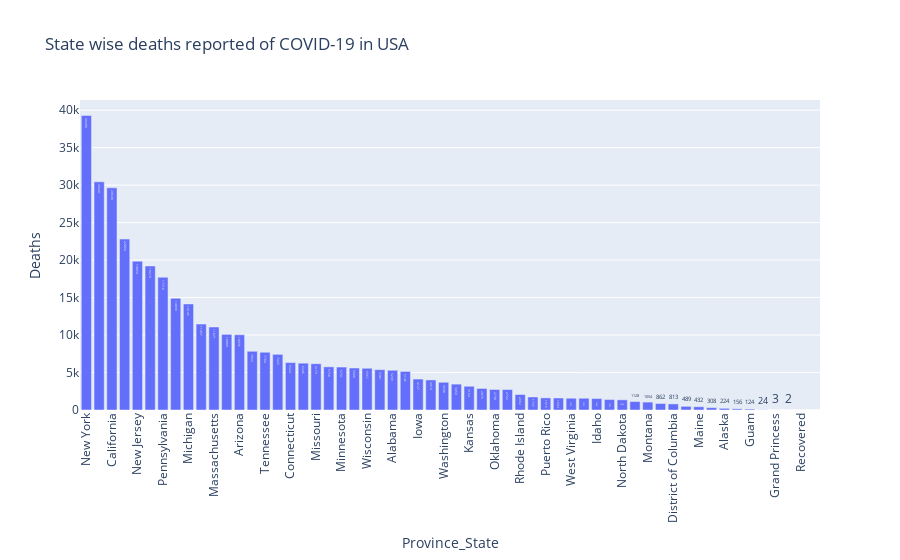

The code cell stored with this chart in its notebook:
### Code cell
usa = covid_data[covid_data["Country_Region"] == "US"]
usa_state_deaths = (
    usa.groupby("Province_State", as_index=False)["Deaths"]
       .sum()
       .sort_values("Deaths", ascending=False)
)
fig = px.bar(
    usa_state_deaths,
    x="Province_State",
    y="Deaths",
    title="State wise deaths reported of COVID-19 in USA",
    text="Deaths"
)

fig.update_layout(xaxis_tickangle=-90)
fig.show()

### Figure 1 — Plotly figure (JSON) as saved in the notebook; plotly's stock layout.template omitted (floating-point values rounded to 4 significant figures)
{"data": [{"hovertemplate": "Province_State=%{x}<br>Deaths=%{text}<extra></extra>", "legendgroup": "", "marker": {"color": "#636efa", "pattern": {"shape": ""}}, "name": "", "orientation": "v", "showlegend": false, "text": [39290.0, 30440.0, 29640.0, 22800.0, 19850.0, 19210.0, 17710.0, 14900.0, 14140.0, 11460.0, 11070.0, 10090.0, 10040.0, 7833.0, 7704.0, 7425.0, 6324.0, 6246.0, 6173.0, 5758.0, 5731.0, 5600.0, 5567.0, 5381.0, 5299.0, 5146.0, 4127.0, 4010.0, 3698.0, 3450.0, 3164.0, 2876.0, 2738.0, 2732.0, 2062.0, 1737.0, 1616.0, 1603.0, 1570.0, 1570.0, 1528.0, 1390.0, 1360.0, 1128.0, 1054.0, 862.0, 813.0, 489.0, 432.0, 308.0, 224.0, 156.0, 124.0, 24.0, 3.0, 2.0, 0.0, 0.0], "textposition": "auto", "type": "bar", "x": ["New York", "Texas", "California", "Florida", "New Jersey", "Illinois", "Pennsylvania", "Ohio", "Michigan", "Georgia", "Massachusetts", "Indiana", "Arizona", "Louisiana", "Tennessee", "North Carolina", "Connecticut", "Maryland", "Missouri", "South Carolina", "Minnesota", "Colorado", "Wisconsin", "Virginia", "Alabama", "Mississippi", "Iowa", "Arkansas", "Washington", "Nevada", "Kansas", "Kentucky", "Oklahoma", "New Mexico", "Rhode Island", "Nebraska", "Puerto Rico", "Oregon", "West Virginia", "South Dakota", "Idaho", "Utah", "North Dakota", "Delaware", "Montana", "New Hampshire", "District of Columbia", "Wyoming", "Maine", "Hawaii", "Alaska", "Vermont", "Guam", "Virgin Islands", "Grand Princess", "Northern Mariana Islands", "Recovered", "Diamond Princess"], "xaxis": "x", "y": [39288, 30441, 29638, 22804, 19854, 19210, 17710, 14899, 14145, 11457, 11071, 10089, 10036, 7833, 7704, 7425, 6324, 6246, 6173, 5758, 5731, 5600, 5567, 5381, 5299, 5146, 4127, 4010, 3698, 3450, 3164, 2876, 2738, 2732, 2062, 1737, 1616, 1603, 1570, 1570, 1528, 1390, 1360, 1128, 1054, 862, 813, 489, 432, 308, 224, 156, 124, 24, 3, 2, 0, 0], "yaxis": "y"}], "layout": {"barmode": "relative", "legend": {"tracegroupgap": 0}, "title": {"text": "State wise deaths reported of COVID-19 in USA"}, "xaxis": {"anchor": "y", "domain": [0, 1], "tickangle": -90, "title": {"text": "Province_State"}}, "yaxis": {"anchor": "x", "domain": [0, 1], "title": {"text": "Deaths"}}}}
